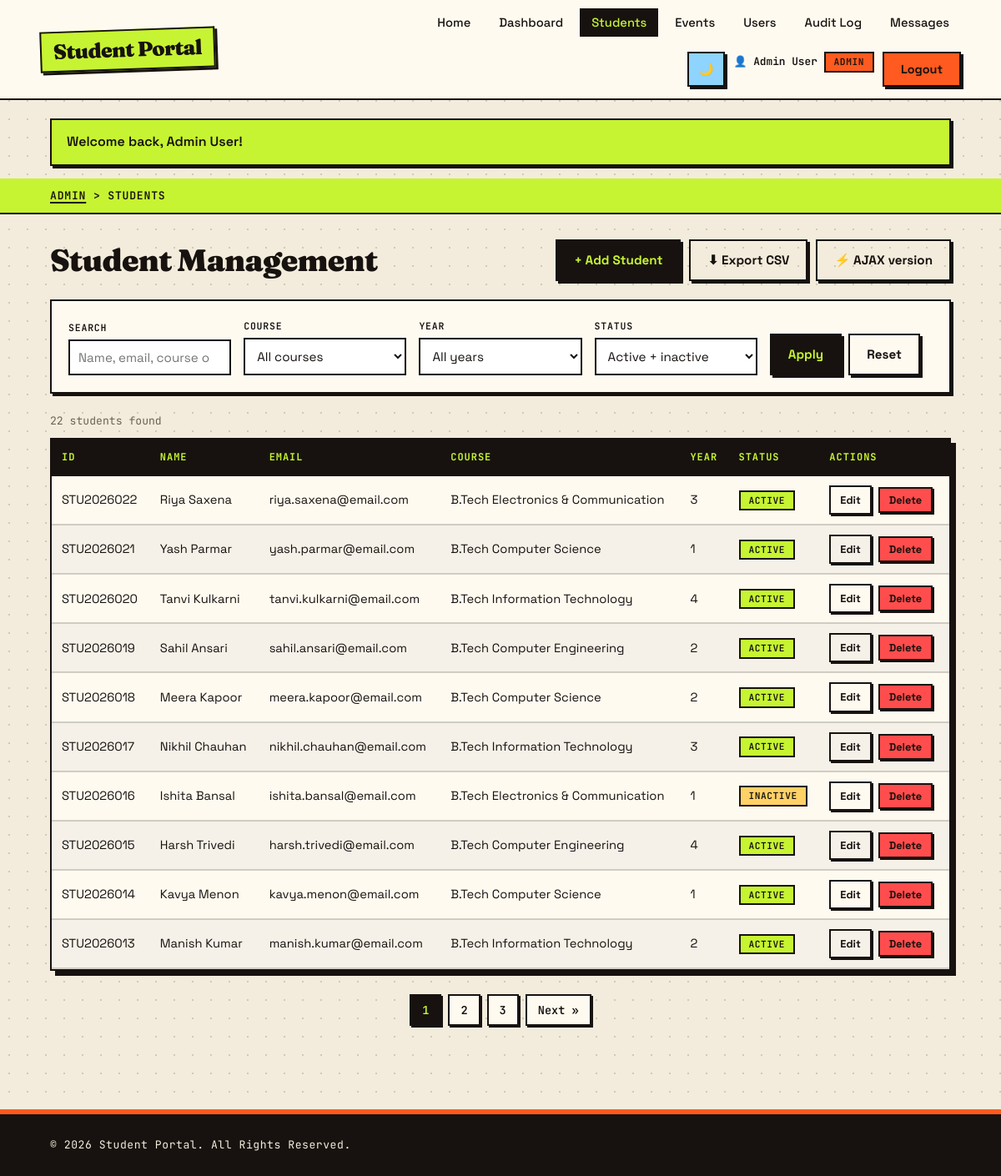
The app's page /admin/students.php (signed in) with its own data.
### tables this page shows
CREATE TABLE students (
  id           INT UNSIGNED NOT NULL AUTO_INCREMENT,
  user_id      INT UNSIGNED NULL,
  student_code VARCHAR(20) NOT NULL,
  name         VARCHAR(100) NOT NULL,
  email        VARCHAR(150) NOT NULL,
  phone        VARCHAR(15)  NOT NULL,
  course       VARCHAR(100) NOT NULL,
  year         TINYINT UNSIGNED NOT NULL,
  gender       ENUM('male','female','other') NOT NULL,
  status       ENUM('active','inactive','deleted') NOT NULL DEFAULT 'active',
  created_at   TIMESTAMP NOT NULL DEFAULT CURRENT_TIMESTAMP,
  updated_at   TIMESTAMP NOT NULL DEFAULT CURRENT_TIMESTAMP ON UPDATE CURRENT_TIMESTAMP,
  PRIMARY KEY (id),
  UNIQUE KEY uq_students_email (email),
  UNIQUE KEY uq_students_code (student_code),
  UNIQUE KEY uq_students_user (user_id),
  KEY idx_students_course (course),
  KEY idx_students_status (status),
  CONSTRAINT fk_students_user FOREIGN KEY (user_id) REFERENCES users (id) ON DELETE SET NULL ON UPDATE CASCADE
);

### includes/students_repo.php (called while the page is built, shortened)
<?php
function student_filters(array $src): array
{
    $status = (string) ($src['status'] ?? '');
    $course = (string) ($src['course'] ?? '');
    $year   = (string) ($src['year'] ?? '');
    return [
        'q'      => trim((string) ($src['q'] ?? '')),
        'course' => in_array($course, COURSES, true) ? $course : '',
        'year'   => valid_year($year) ? $year : '',
        'status' => in_array($status, ['active', 'inactive', 'deleted', 'all'], true) ? $status : '',
    ];
}
function student_where(array $f): array
{
    $where = [];
    $types = '';
    $params = [];
    if ($f['status'] === '')            { $where[] = "status <> 'deleted'"; }
    elseif ($f['status'] !== 'all')     { $where[] = 'status = ?'; $types .= 's'; $params[] = $f['status']; }
    return [$where ? 'WHERE ' . implode(' AND ', $where) : '', $types, $params];
}
function student_count(array $f): int
{
    [$w, $t, $p] = student_where($f);
    return (int) db_value("SELECT COUNT(*) FROM students $w", $t, $p);
}
function student_search(array $f, int $limit = 10, int $offset = 0): array
{
    [$w, $t, $p] = student_where($f);
    $t .= 'ii';
    $p[] = $limit;
    $p[] = $offset;
    return db_all(
        "SELECT id, user_id, student_code, name, email, phone, course, year, gender, status, created_at
           FROM students $w ORDER BY id DESC LIMIT ? OFFSET ?",
        $t,
        $p
    );
}

### includes/db.php (called while the page is built, shortened)
<?php
function db(): mysqli
{
    static $conn = null;
    if ($conn instanceof mysqli) {
        return $conn;
    }
    try {
        $conn = new mysqli(DB_HOST, DB_USER, DB_PASS, DB_NAME);
        $conn->set_charset('utf8mb4');
    } catch (mysqli_sql_exception $e) {
        error_log('[StudentHub] DB connection failed: ' . $e->getMessage());
        http_response_code(500);
        if (defined('API_REQUEST')) {
            header('Content-Type: application/json; charset=utf-8');
            echo json_encode(['success' => false, 'message' => 'Database connection failed.']);
        } else {
            echo '<h1>Database connection failed</h1>'
               . '<p>Start MySQL in XAMPP, import <code>database/studentHub.sql</code> '
               . 'and check <code>includes/config.php</code>.</p>';
        }
        exit;
    }
    return $conn;
}
function db_query(string $sql, string $types = '', array $params = []): mysqli_stmt
{
    $stmt = db()->prepare($sql);
    if ($types !== '') {
        $stmt->bind_param($types, ...$params);
    }
    $stmt->execute();
    return $stmt;
}
function db_all(string $sql, string $types = '', array $params = []): array
{
    $stmt = db_query($sql, $types, $params);
    $rows = $stmt->get_result()->fetch_all(MYSQLI_ASSOC);
    return $rows;
}
function db_one(string $sql, string $types = '', array $params = []): ?array
{
    $rows = db_all($sql, $types, $params);
    return $rows[0] ?? null;
}
function db_value(string $sql, string $types = '', array $params = [])
{
    $row = db_one($sql, $types, $params);
    return $row ? reset($row) : null;
}

### admin/students.php (the view, shortened to what this page needs)
<?php
require_once __DIR__ . '/../includes/bootstrap.php';
require_once __DIR__ . '/../includes/students_repo.php';
$filters = student_filters($_GET);
$total   = student_count($filters);
[$page, $perPage, $offset, $totalPages] = paginate($total, 10);
$students = student_search($filters, $perPage, $offset);
$exportQuery = http_build_query(array_filter($filters, fn($v) => $v !== ''));
require ROOT_PATH . '/includes/header.php';
?>
<main id="main-content" class="admin-main">
    <section class="breadcrumb">
        <div class="container">
            <p><a href="<?= e(url('admin/dashboard.php')) ?>">Admin</a> &gt; <span>Students</span></p>
        </div>
    </section>
    <section class="admin-section">
        <div class="container">
            <div class="admin-head">
                <h1>Student Management</h1>
                <div class="admin-actions">
                    <a class="btn primary-btn" href="<?= e(url('admin/student_form.php')) ?>">+ Add Student</a>
                    <a class="btn btn-outline" href="<?= e(url('admin/students_export.php') . ($exportQuery ? '?' . $exportQuery : '')) ?>">⬇ Export CSV</a>
                    <a class="btn btn-outline" href="<?= e(url('admin/students_ajax.php')) ?>">⚡ AJAX version</a>
                </div>
            </div>
            <form class="filter-bar" method="get" action="">
                <div>
                    <label for="q">Search</label>
                    <input type="search" id="q" name="q" value="<?= e($filters['q']) ?>" placeholder="Name, email, course or ID">
                </div>
                <div>
                    <label for="course">Course</label>
                    <select id="course" name="course">
                        <option value="">All courses</option>
                    </select>
                </div>
                <div>
                    <label for="year">Year</label>
                    <select id="year" name="year">
                        <option value="">All years</option>
                    </select>
                </div>
                <div>
                    <label for="status">Status</label>
                    <select id="status" name="status">
                        <option value="" <?= $filters['status'] === '' ? 'selected' : '' ?>>Active + inactive</option>
                    </select>
                </div>
                <div class="filter-buttons">
                    <button type="submit" class="btn primary-btn">Apply</button>
                    <a class="btn btn-outline" href="<?= e(url('admin/students.php')) ?>">Reset</a>
                </div>
            </form>
            <p class="result-count"><?= $total ?> student<?= $total === 1 ? '' : 's' ?> found</p>
            <div class="table-wrap">
                <table class="data-table">
                    <thead>
                        <tr>
                            <th scope="col">ID</th><th scope="col">Name</th><th scope="col">Email</th>
                            <th scope="col">Course</th><th scope="col">Year</th><th scope="col">Status</th>
                            <th scope="col">Actions</th>
                        </tr>
                    </thead>
                    <tbody>
                    <?php foreach ($students as $s): ?>
                        <tr class="<?= $s['status'] === 'deleted' ? 'row-deleted' : '' ?>">
                            <td><?= e($s['student_code']) ?></td>
                            <td><?= e($s['name']) ?></td>
                            <td><?= e($s['email']) ?></td>
                            <td><?= e($s['course']) ?></td>
                            <td><?= (int) $s['year'] ?></td>
                            <td><span class="badge badge-<?= e($s['status']) ?>"><?= e(ucfirst($s['status'])) ?></span></td>
                            <td class="actions">
                                <?php if ($s['status'] !== 'deleted'): ?>
                                    <a class="btn btn-sm btn-outline" href="<?= e(url('admin/student_form.php?id=' . (int) $s['id'])) ?>">Edit</a>
                                    <form method="post" class="inline-form"
                                          data-confirm="Delete student <?= e($s['name']) ?>? You can restore them later.">
                                        <button type="submit" name="action" value="delete" class="btn btn-sm btn-danger">Delete</button>
                                    </form>
                                <?php endif; ?>
                            </td>
                        </tr>
                    <?php endforeach; ?>
                    </tbody>
                </table>
            </div>
            <?= pagination_links($page, $totalPages) ?>
        </div>
    </section>
</main>
<?php require ROOT_PATH . '/includes/footer.php';

### css/style.css (style rules this page uses)
:root { --primary-color: #17120f; --secondary-color: #ff5a1f; --accent-color: #c6f432; --background-color:#f3ecdc; --text-color: #17120f; --white: #fffaf0; --ink: #17120f; --paper: #f3ecdc; --card: #fffaf0; --orange: #ff5a1f; --lime: #c6f432; --pink: #ff9ecb; --sky: #8fd3ff; --muted: #6b6257; --line: #17120f; --border-radius: 0px; --transition: .15s ease; --shadow: 6px 6px 0 var(--ink); --shadow-sm: 3px 3px 0 var(--ink); --bw: 2.5px; --font-body: 'Space Grotesk', system-ui, sans-serif; --font-display: 'Fraunces', Georgia, serif; --font-mono: 'JetBrains Mono', ui-monospace, monospace; }
* { margin:0; padding:0; box-sizing:border-box; }
body { font-family:var(--font-body); background-color:var(--paper); background-image:radial-gradient(rgba(23,18,15,.16) 1px, transparent 1.2px); background-size:22px 22px; color:var(--text-color); line-height:1.65; font-size:16px; -webkit-font-smoothing:antialiased; }
h1,h2,h3,h4 { font-family:var(--font-display); font-weight:800; line-height:1.1; letter-spacing:-.02em; }
a { text-decoration:none; color:inherit; }
.container { width:90%; max-width:1200px; margin:auto; }
.btn { display:inline-block; text-align:center; cursor:pointer; font-family:var(--font-body); font-weight:700; font-size:.95rem; padding:10px 20px; border:var(--bw) solid var(--ink); border-radius:0; box-shadow:var(--shadow-sm); color:var(--ink); background:var(--card); transition:transform var(--transition), box-shadow var(--transition), background var(--transition); }
.primary-btn { background:var(--ink); color:var(--lime); }
.btn-outline { background:transparent; color:var(--ink); border:var(--bw) solid var(--ink); }
.btn-danger { background:#ff4d4d; color:var(--ink); }
.btn-sm { padding:5px 11px; font-size:.8rem; box-shadow:2px 2px 0 var(--ink); }
.inline-form { display:inline; margin:0; }
.breadcrumb { background:var(--lime); border-bottom:var(--bw) solid var(--ink); padding:10px 0; }
.breadcrumb p { font-family:var(--font-mono); font-size:.82rem; font-weight:600; text-transform:uppercase; letter-spacing:.06em; }
.breadcrumb a { color:var(--ink); text-decoration:underline; text-decoration-thickness:2px; text-underline-offset:3px; }
.breadcrumb span { color:var(--ink); }
.badge { display:inline-block; padding:1px 10px; border:2px solid var(--ink); border-radius:0; font-family:var(--font-mono); font-size:.7rem; font-weight:600; text-transform:uppercase; letter-spacing:.05em; }
.badge-open, .badge-active, .badge-student { background:var(--lime); color:var(--ink); }
.badge-closed, .badge-inactive { background:#ffd166; color:var(--ink); }
.admin-section { padding:30px 0 10px; }
.admin-head { display:flex; justify-content:space-between; align-items:center; flex-wrap:wrap; gap:15px; margin-bottom:22px; }
.admin-head h1 { color:var(--ink); font-size:2.3rem; font-weight:900; }
.admin-actions { display:flex; gap:10px; flex-wrap:wrap; }
.filter-bar { display:grid; grid-template-columns:repeat(auto-fit,minmax(170px,1fr)); gap:15px; align-items:end; background:var(--card); padding:20px; margin-bottom:22px; border:var(--bw) solid var(--ink); border-radius:0; box-shadow:var(--shadow-sm); }
.filter-bar label { display:block; font-family:var(--font-mono); font-size:.72rem; font-weight:600; text-transform:uppercase; letter-spacing:.07em; margin-bottom:5px; }
.filter-bar input, .filter-bar select { width:100%; padding:10px; background:#fff; color:var(--ink); border:var(--bw) solid var(--ink); border-radius:0; font-family:var(--font-body); font-size:.95rem; }
.filter-buttons { display:flex; gap:8px; }
.result-count { margin:5px 0 10px; color:var(--muted); font-family:var(--font-mono); font-size:.82rem; }
.table-wrap { overflow-x:auto; background:var(--card); border:var(--bw) solid var(--ink); box-shadow:var(--shadow); }
.data-table { width:100%; border-collapse:collapse; font-size:.92rem; }
.data-table th { background:var(--ink); color:var(--lime); padding:12px; text-align:left; white-space:nowrap; font-family:var(--font-mono); font-size:.75rem; text-transform:uppercase; letter-spacing:.08em; }
.data-table td { padding:11px 12px; border-bottom:2px solid rgba(23,18,15,.18); vertical-align:middle; }
.data-table tbody tr:nth-child(even) { background:rgba(23,18,15,.035); }
.data-table .actions { white-space:nowrap; }
.data-table .actions > * { margin-right:4px; }

### records on screen
students: student_code "STU2026022", name "Riya Saxena", email "riya.saxena@email.com", course "B.Tech Electronics & Communication", year "3", status "ACTIVE"
students: student_code "STU2026021", name "Yash Parmar", email "yash.parmar@email.com", course "B.Tech Computer Science", year "1", status "ACTIVE"
students: student_code "STU2026020", name "Tanvi Kulkarni", email "tanvi.kulkarni@email.com", course "B.Tech Information Technology", year "4", status "ACTIVE"
students: student_code "STU2026019", name "Sahil Ansari", email "sahil.ansari@email.com", course "B.Tech Computer Engineering", year "2", status "ACTIVE"
students: student_code "STU2026018", name "Meera Kapoor", email "meera.kapoor@email.com", course "B.Tech Computer Science", year "2", status "ACTIVE"
students: student_code "STU2026017", name "Nikhil Chauhan", email "nikhil.chauhan@email.com", course "B.Tech Information Technology", year "3", status "ACTIVE"
students: student_code "STU2026016", name "Ishita Bansal", email "ishita.bansal@email.com", course "B.Tech Electronics & Communication", year "1", status "INACTIVE"
students: student_code "STU2026015", name "Harsh Trivedi", email "harsh.trivedi@email.com", course "B.Tech Computer Engineering", year "4", status "ACTIVE"
students: student_code "STU2026014", name "Kavya Menon", email "kavya.menon@email.com", course "B.Tech Computer Science", year "1", status "ACTIVE"
students: student_code "STU2026013", name "Manish Kumar", email "manish.kumar@email.com", course "B.Tech Information Technology", year "2", status "ACTIVE"

### other values on screen
$label "Home"
$label "Dashboard"
$label "Students"
$label "Events"
$label "Users"
$label "Audit Log"
$label "Messages"
$_SESSION['user_name'] "Admin User"
$f['message'] "Welcome back, Admin User!"
$total "22"
